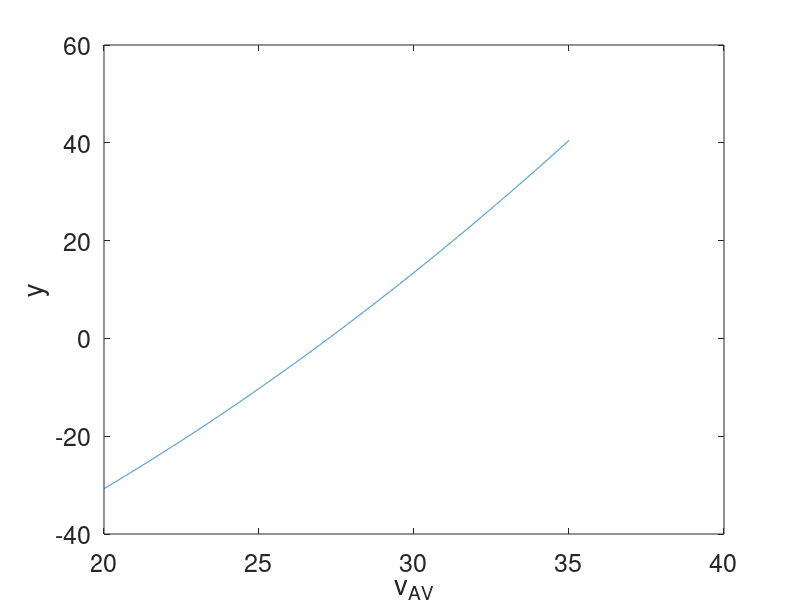

Write MATLAB code to recreate this figure.
% Chris Kreienkamp
% University of Arizona, CAT Vehicle
% July 29, 2019
% Calculation of the max safe speed of the AV

clear
clc


%% PARAMETERS
G = 9.80665;
psi = 1;
ksi = 81;
delta = 1.158;
a_dmax = -7.66;
a_cmft = 0.15*G;
k = -G/a_dmax;
v_lead = 0;
v_AV = linspace(20,35,10000);


%% CALCULATION
deltaVSStar = max(0, 1/2/k/a_dmax.*(v_lead^2-k.*v_AV.^2));
% y = -ksi + psi + deltaVSStar + v_AV.*(1-a_cmft/a_dmax)*delta...
%     + a_cmft/2*(1-a_cmft/a_dmax)*delta^2;
y = -ksi + psi + deltaVSStar + v_AV.*delta;

%% PLOT
plot(v_AV,y)
set(gca,'FontSize',18)
xlabel('v_{AV}'); ylabel('y')
